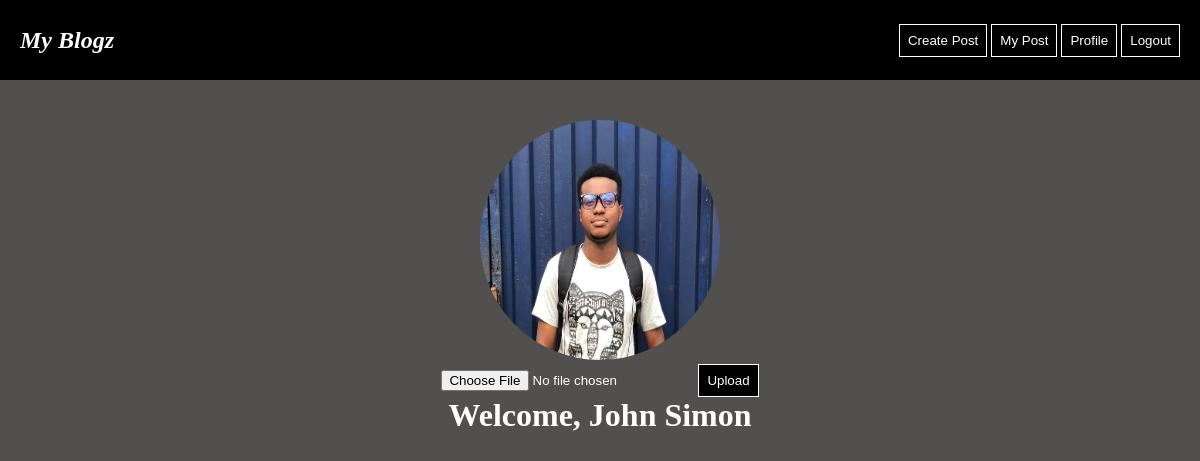
The app's page /profile (signed in) with its own data.
### blog_app/models.py (models this page shows)
class User(AbstractUser):
    profile_image = models.FileField(upload_to="profiles")

### blog_app/views.py (the view)
# urls.py: path("profile", my_profile),
@login_required(login_url="/signin")
def my_profile(request):
    return render(request, "profile.html")

### blog_app/templates/profile.html (shortened to what this page needs)
{% extends "./base.html" %}
{% load static%}
{% block content %}
    <div class="profile-container">
        <div>
            <img class="profile-img" src="{{user.profile_image}}"/>
        </div>
        <form  action="/upload" method="POST" enctype="multipart/form-data">
            <input type="file" name="image" accept="image/*" />
            <button>Upload</button>
        </form>
        <h1> Welcome, {{user.first_name}} {{user.last_name}} </h1>
    </div>
{% endblock %}

### blog_app/static/css/style.css (style rules this page uses)
* { margin: 0; box-sizing: border-box; color: white; }
body { background-color: rgb(82, 79, 79); }
button { border: 1px solid white; background-color: black; padding: 8px; }
.profile-container { display: flex; flex-direction: column; align-items: center; }
.profile-img { width: 240px; height: 240px; border-radius: 100%; }

### records on screen
User: profile_image (picture), first_name "John", last_name "Simon"
